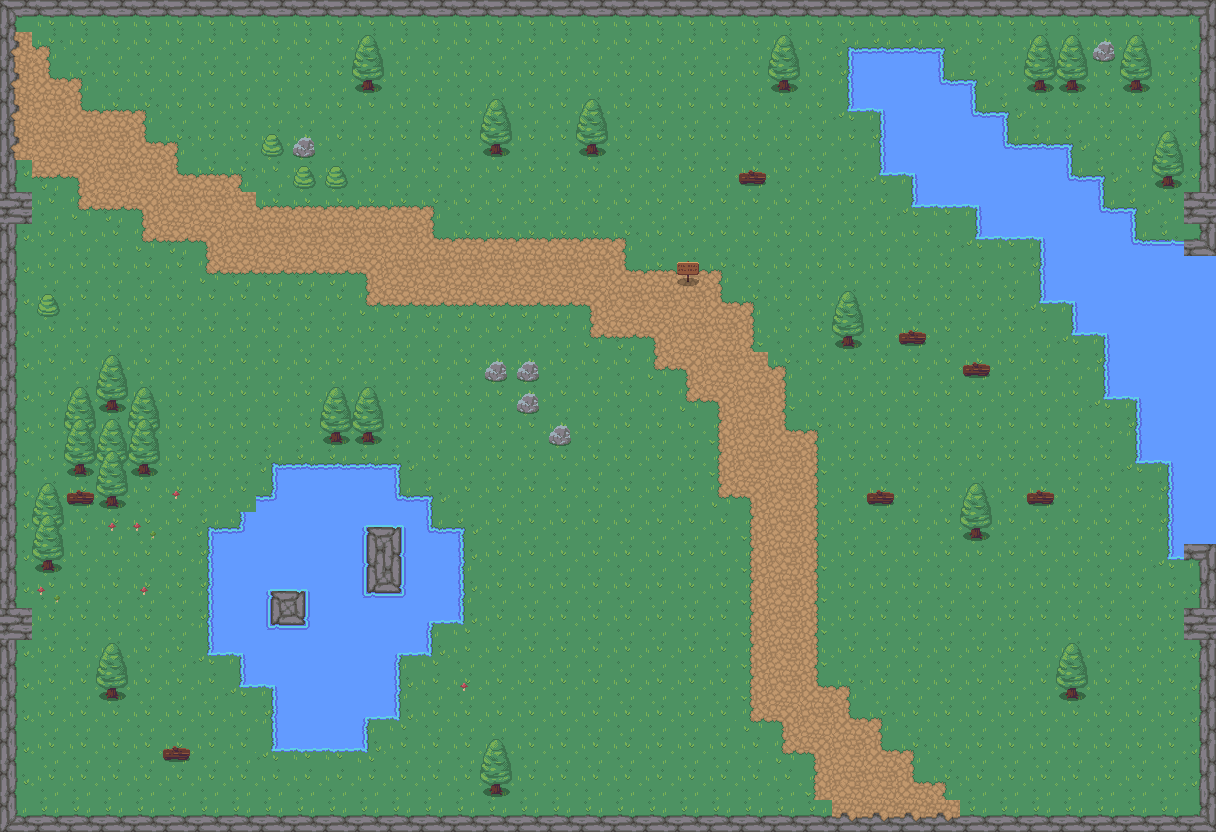

Rendered tile map (Tiled .tmx) drawn with the repository's tilesets; below, a short description and the map source with its tile grids summarised:
An orthogonal 38x26 tile map with 32x32 px tiles, 3 tile layers (Background, Terrain, GameObjects).

<map version="1.8" tiledversion="1.8.4" orientation="orthogonal" renderorder="right-down" width="38" height="26" tilewidth="32" tileheight="32" infinite="0" nextlayerid="8" nextobjectid="1">
 <tileset firstgid="1" source="RPG Nature Tileset.tsx" />
 <layer id="4" name="Background" width="38" height="26">
  <data>[988 cells, 988 non-empty, 2 distinct tile ids]</data>
 </layer>
 <layer id="5" name="Terrain" width="38" height="26">
  <data>[988 cells, 305 non-empty, 30 distinct tile ids]</data>
 </layer>
 <layer id="7" name="GameObjects" width="38" height="26">
  <data>[988 cells, 211 non-empty, 29 distinct tile ids]</data>
 </layer>
</map>
